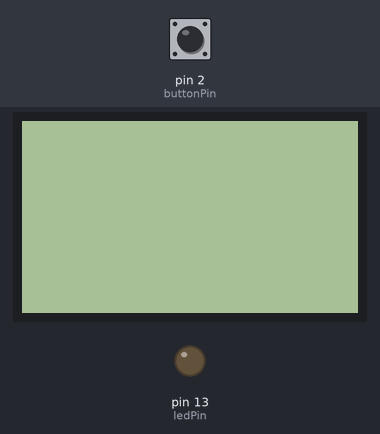
Simulated run of this sketch. Board: Arduino Uno, built with avr-gcc and run on an emulated ATmega328P. Parts: 84×48 one-colour display, output pins drawn as LEDs (lit = HIGH). The inputs (shaded band) are chosen by the test bench; at power-on: pin 2 (buttonPin) LOW. What the sketch prints to the serial monitor is not drawn.

Above: at 1.2 s.
1.3 s: pin 2 (buttonPin) pulled HIGH for 0.15 s
At 1.8 s:
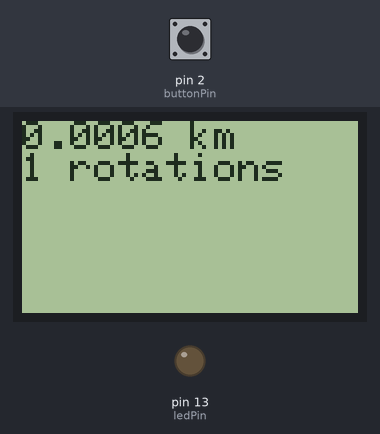
2.9 s: pin 2 (buttonPin) pulled HIGH for 1 s
At 4.2 s:
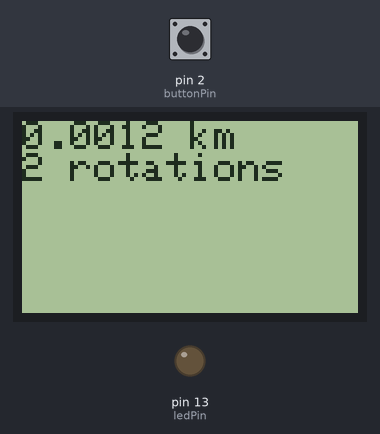
5.4 s: pin 2 (buttonPin) pulled HIGH for 0.15 s
At 6.2 s:
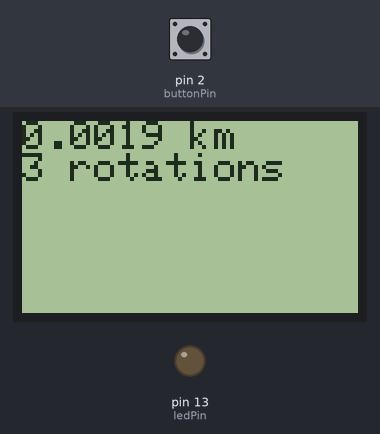
7.0 s: pin 2 (buttonPin) pulled HIGH for 1 s
At 7.4 s:
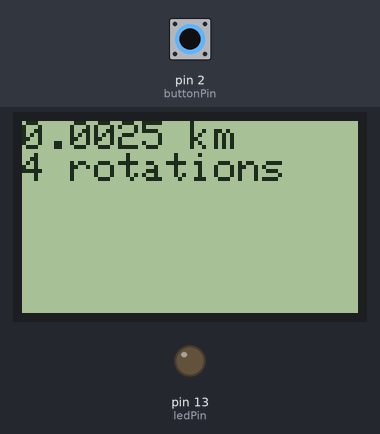
Timing chart, 0 to 10.0 s (numbered marks = the images above; inputs shaded):
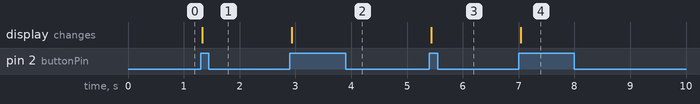

Measured:
- after the input at 1.3 s, the display: changes at once (image 1)
- after the input at 2.9 s, the display: changes at once (image 2)
- after the input at 5.4 s, the display: changes at once (image 3)
- after the input at 7.0 s, the display: changes at once (image 4)

The sketch:

ArduinoTestCircuit.ino
```cpp
#include <PCD8544.h>
 PCD8544 lcd;

float wheelDiam = 0.000622;
bool sensorFound = false;
float totalMileage = 0;
long rotations = 0;
const int buttonPin = 2;
const int ledPin =  13;

// the setup routine runs once when you press reset:
void setup() {
  // initialize serial communication at 9600 bits per second:
  Serial.begin(38400);
  // initialize the LED pin as an output:
  pinMode(ledPin, OUTPUT);
  // initialize the pushbutton pin as an input:
  pinMode(buttonPin, INPUT);
  lcd.begin(84, 48);
}

// the loop routine runs over and over again forever:
void loop() {
  int buttonState = digitalRead(buttonPin);
  updateMileageTest(buttonState);
}

void updateMileageTest(int buttonState) {

  if(buttonState == HIGH && sensorFound == false) {
    // A single rotation has taken place since the last rotation
    sensorFound = true;
    totalMileage += wheelDiam;
    rotations++;
    char str[6];
    Serial.print(dtostrf(totalMileage, 5, 4, str));
    Serial.print(" km ");
    Serial.print(rotations);
    Serial.println(" rotations");
    lcd.clear();
    lcd.setCursor(0, 0);
    lcd.print(dtostrf(totalMileage, 5, 4, str));
    lcd.print(" km");
    lcd.setCursor(0, 1);
    lcd.print(rotations);
    lcd.print(" rotations");
  }

  if (buttonState == LOW) {
     sensorFound = false;
  }
}
```
